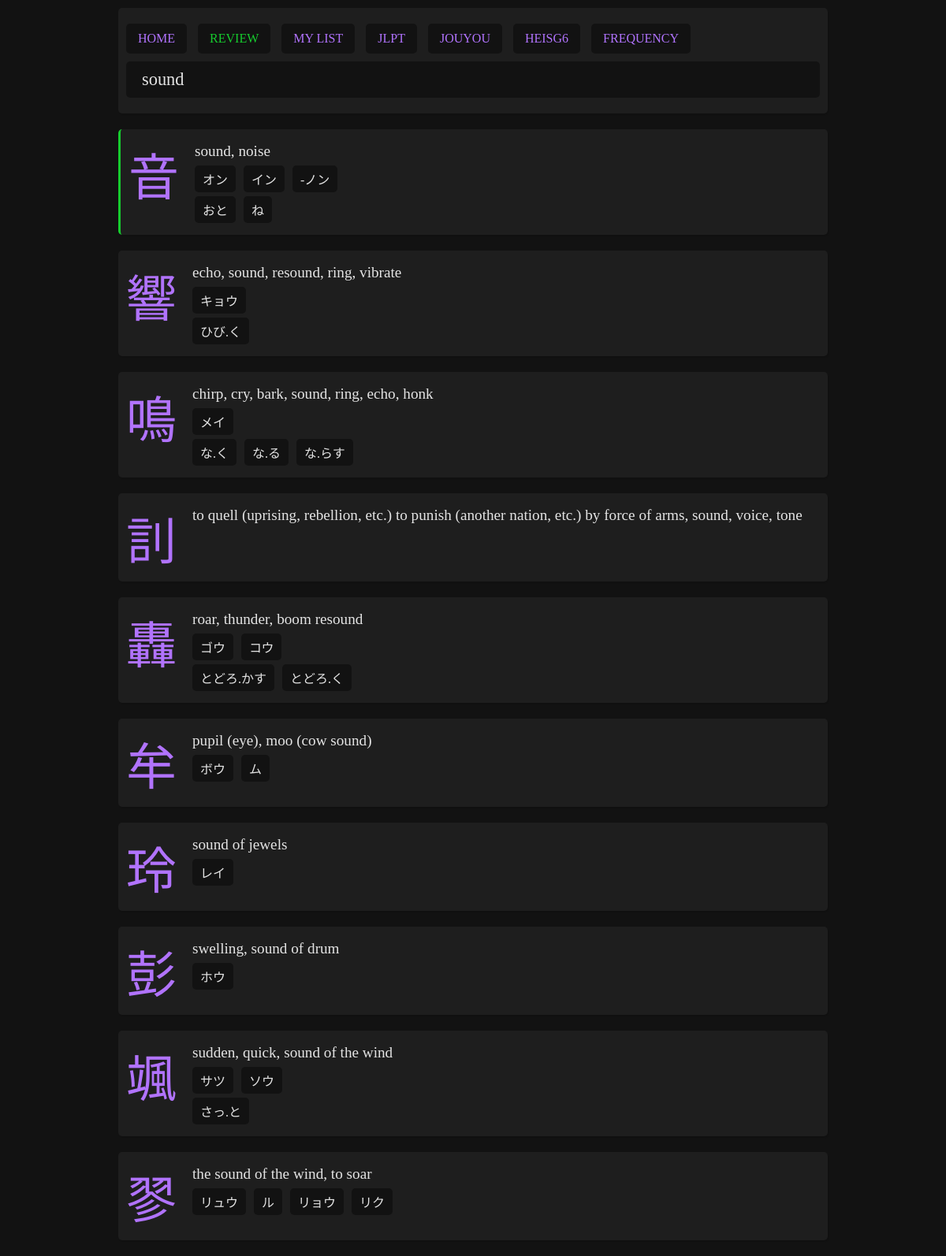
/index.php?query=sound, run on the app's committed database.
### tables this page shows
CREATE TABLE "kanjis" (
	"literal"	TEXT NOT NULL UNIQUE,
	"meanings"	TEXT NOT NULL,
	"onReadings"	TEXT,
	"kunReadings"	TEXT,
	"strokes"	INTEGER,
	"frequency"	INTEGER,
	"jlpt"	INTEGER,
	"grade"	INTEGER,
	"heisg6"	INTEGER,
	"components"	TEXT,
	"other_forms"	TEXT,
	PRIMARY KEY("literal")
);

### index.php (the view, shortened to what this page needs)
<?php
$myPDO = new PDO('sqlite:data/kanjis.db');
$entries = [];
if(isset($_GET['query'])) {
    if(empty($_GET['query'])) {
        $error = "Don't leave the search empty.";
    } else {
        if(itHasJapanese($_GET['query'])) {
            if(itHasKanji($_GET['query'])) {
                $kanjis = obtainKanjis($_GET['query'])[0];
                $qty = count($kanjis);
                $i = 0;
                $str = '';
                foreach($kanjis as $kanji) {
                    $i++;
                    $str .= " kanjis.literal = ?";
                    if($i != $qty) $str .= " OR";
                }
                $sql = "SELECT kanjis.*, kanjis_study.story, kanjis_study.score, kanjis_study.added FROM kanjis LEFT JOIN kanjis_study ON kanjis.literal = kanjis_study.literal WHERE " . $str;
                $stmt = $myPDO->prepare($sql);
                $results = $stmt->execute($kanjis);
            $entries = $stmt->fetchAll();
            } else {
                if(isOnlyHiragana($_GET['query']) ) {
                    $hiragana = $_GET['query'];
                    $katakana = toKatakana($_GET['query']);
                    $sql = "SELECT kanjis.*, kanjis_study.story, kanjis_study.score, kanjis_study.added FROM kanjis LEFT JOIN kanjis_study ON kanjis.literal = kanjis_study.literal WHERE kanjis.onReadings LIKE ? OR kanjis.kunReadings LIKE ?";
                    $stmt = $myPDO->prepare($sql);
                    $results = $stmt->execute(['%'.$katakana.'%','%'.$hiragana.'%']);
                    $entries = $stmt->fetchAll();
                } elseif(isOnlyKatakana($_GET['query'])) {
                    $hiragana = toHiragana($_GET['query']);
                    $katakana = $_GET['query'];
                    $sql = "SELECT kanjis.*, kanjis_study.story, kanjis_study.score, kanjis_study.added FROM kanjis LEFT JOIN kanjis_study ON kanjis.literal = kanjis_study.literal WHERE kanjis.onReadings LIKE ? OR kanjis.kunReadings LIKE ?";
                    $stmt = $myPDO->prepare($sql);
                    $results = $stmt->execute(['%'.$katakana.'%','%'.$hiragana.'%']);
                    $entries = $stmt->fetchAll();
                } else {
                    $error = "When using kana only, use either hiragana or katakana but not both.";
                }
            }
        } else {
            if(strlen($_GET['query']) <= 2) {
                $error = "The query must be 3 characters minimum for English.";
            } else {
                $sql = <<<SQL
                SELECT
                    kanjis.*,
                    kanjis_study.story,
                    kanjis_study.score,
                    kanjis_study.added
                FROM kanjis
                LEFT JOIN kanjis_study
                ON kanjis.literal = kanjis_study.literal
                WHERE
                    meanings = ? OR
                    meanings LIKE ? OR
                    meanings LIKE ? OR
                    meanings LIKE ? OR
                    meanings LIKE ?
                ORDER BY CASE
                    WHEN meanings = ? THEN 1
                    WHEN meanings LIKE ? THEN 2
                    WHEN meanings LIKE ? THEN 3
                    WHEN meanings LIKE ? THEN 4
                    WHEN meanings LIKE ? THEN 5
                END
                SQL;
                $stmt = $myPDO->prepare($sql);
                $results = $stmt->execute([
                    $_GET['query'],
                    $_GET['query'].';%',
                    '%;'.$_GET['query'],
                    '%;'.$_GET['query'].';%',
                    '%'.$_GET['query'].'%',
                    $_GET['query'],
                    $_GET['query'].';%',
                    '%;'.$_GET['query'],
                    '%;'.$_GET['query'].';%',
                    '%'.$_GET['query'].'%'
                ]);
                $entries = $stmt->fetchAll();
            }
        }
    }
}
?>
<?php require './parts/header.php'; ?>
<?php if(!empty($error)): ?>
     <div class="error">
        <?php echo $error;?>
    </div>
<?php elseif(isset($_GET['query'])) :?>
    <?php if(!$entries): ?>
        <div class="card empty">
            No results.
        </div>
    <?php else: ?>
        <?php foreach($entries as $entry): ?>
        <div class="card search <?php if($entry['added'] == 1) echo ' added'; ?>">
            <div class="left">
                <div class="kanji"><a href="kanji.php?literal=<?php echo $entry['literal']; ?>"><?php echo $entry['literal']; ?></a></div>
            </div>
            <div class="right">
                <div class="meanings">
                    <?php echo str_replace(";", ", ", $entry['meanings']); ?>
                </div>
                <?php
                    if(!empty($entry['onReadings'])) {
                        echo '<div class="readings">';
                        $onReadingsArray = explode(";", $entry['onReadings']);
                        foreach($onReadingsArray as $onReading) {
                            echo '<div class="reading">'.$onReading.'</div>';
                        }
                        echo '</div>';
                    }
                ?>
                <?php
                    if(!empty($entry['kunReadings'])) {
                        echo '<div class="readings">';
                        $kunReadingsArray = explode(";", $entry['kunReadings']);
                        foreach($kunReadingsArray as $kunReading) {
                            echo '<div class="reading">'.$kunReading.'</div>';
                        }
                        echo '</div>';
                    }
                ?>
            </div>
        </div>
        <?php endforeach; ?>
    <?php endif;?>
<?php endif;?>
<?php require './parts/footer.php'; ?>

### data/style.css (style rules this page uses)
body { background:#121212; color:#e4e4e4; font-family: "NotoSansJP"; }
* { box-sizing: border-box; }
.card, .header, .list { position:relative; background:#1e1e1e; display:flex; border-radius: 5px; box-shadow: 1px 2px 1px rgba(0, 0, 0, 0.1); margin-bottom:20px; }
.card.added { border-left:3px solid #16cc2e; }
.card .right { display: flex; flex-direction: column; flex-grow: 2; align-items: flex-start; padding:10px; }
.card .left .kanji { font-family:"NotoSansJP", "BabelStoneHan"; font-size:120pt; padding:10px; }
.card .right .readings { display:flex; flex-wrap: wrap; flex-direction: row; justify-items: center; }
.card .right .meanings { font-size: 1.4em; margin:10px 0 ; }
.card .right .readings .reading, .card .right .components .component a { background-color:#121212; margin:0 10px 5px 0; padding:5px 10px; border-radius: 5px; font-family: "NotoSansJP"; }
.card.search .kanji { font-size:4em; }
.card.search .meanings { font-size: 1.2em; margin:7px 0; }
a, button { text-decoration: none; color:#b173fd; }

### data on the page
kanjis: literal "音", meanings "sound, noise", onReadings "オン", onReadings "イン", onReadings "-ノン", kunReadings "おと", kunReadings "ね"
kanjis: literal "響", meanings "echo, sound, resound, ring, vibrate", onReadings "キョウ", kunReadings "ひび.く"
kanjis: literal "鳴", meanings "chirp, cry, bark, sound, ring, echo, honk", onReadings "メイ", kunReadings "な.く", kunReadings "な.る", kunReadings "な.らす"
kanjis: literal "䚯", meanings "to quell (uprising, rebellion, etc.) to punish (another nation, etc.) by force of arms, sound, voice, tone"
kanjis: literal "轟", meanings "roar, thunder, boom resound", onReadings "ゴウ", onReadings "コウ", kunReadings "とどろ.かす", kunReadings "とどろ.く"
kanjis: literal "牟", meanings "pupil (eye), moo (cow sound)", onReadings "ボウ", onReadings "ム"
kanjis: literal "玲", meanings "sound of jewels", onReadings "レイ"
kanjis: literal "彭", meanings "swelling, sound of drum", onReadings "ホウ"
kanjis: literal "颯", meanings "sudden, quick, sound of the wind", onReadings "サツ", onReadings "ソウ", kunReadings "さっ.と"
kanjis: literal "翏", meanings "the sound of the wind, to soar", onReadings "リュウ", onReadings "ル", onReadings "リョウ", onReadings "リク"
